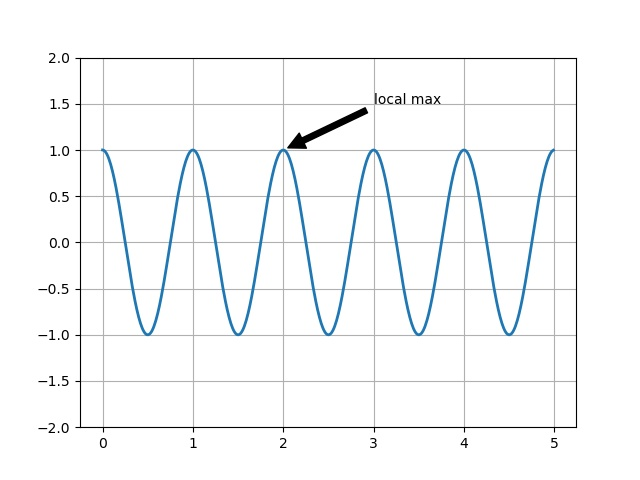
#> input picture kDot/pyLabGitPdbPythonMode27/annotate.jpg, 640 x 480 px
$ python 13numpyTutor.py   (Python 2 division)   (older library calls are emulated)
#> lines starting #> are read from the running program, lines starting #| are printed output that depends on the picture
#! /usr/bin/env python
# -*- coding: utf-8 -*-
# vim:fenc=utf-8
#
# Copyright © 2019 red <red@red-Swift-SF113-31>
#
# Distributed under terms of the MIT license.
"""

"""

t = True
f = False
print(type(t))  # Prints "<class 'bool'>"
print(t and f)  # Logical AND; prints "False"
print(t or f)  # Logical OR; prints "True"
print(not t)  # Logical NOT; prints "False"
print(t != f)  # Logical XOR; prints "True"

#===========================================================================
hello = 'hello'  # String literals can use single quotes
world = "world"  # or double quotes; it does not matter.
print(hello)  # Prints "hello"
print(len(hello))  # String length; prints "5"
hw = hello + ' ' + world  # String concatenation
print(hw)  # prints "hello world"
hw12 = '%s %s %d' % (hello, world, 12)  # sprintf style string formatting
print(hw12)  # prints "hello world 12"

#===========================================================================
xs = [3, 1, 2]  # Create a list
print(xs, xs[2])  # Prints "[3, 1, 2] 2"
print(xs[-1])  # Negative indices count from the end of the list; prints "2"
xs[2] = 'foo'  # Lists can contain elements of different types
print(xs)  # Prints "[3, 1, 'foo']"
xs.append('bar')  # Add a new element to the end of the list
print(xs)  # Prints "[3, 1, 'foo', 'bar']"
x = xs.pop()  # Remove and return the last element of the list
print(x, xs)  # Prints "bar [3, 1, 'foo']"

#===========================================================================
nums = list(
    range(5))  # range is a built-in function that creates a list of integers
print(nums)  # Prints "[0, 1, 2, 3, 4]"
print(nums[2:4])  # Get a slice from index 2 to 4 (exclusive); prints "[2, 3]"
print(nums[2:])  # Get a slice from index 2 to the end; prints "[2, 3, 4]"
print(nums[:2]
      )  # Get a slice from the start to index 2 (exclusive); prints "[0, 1]"
print(nums[:])  # Get a slice of the whole list; prints "[0, 1, 2, 3, 4]"
print(nums[:-1])  # Slice indices can be negative; prints "[0, 1, 2, 3]"
nums[2:4] = [8, 9]  # Assign a new sublist to a slice
print(nums)  # Prints "[0, 1, 8, 9, 4]"


#===========================================================================
def quicksort(arr):
    if len(arr) <= 1:
        return arr
    pivot = arr[len(arr) // 2]
    left = [x for x in arr if x < pivot]
    middle = [x for x in arr if x == pivot]
    right = [x for x in arr if x > pivot]
    return quicksort(left) + middle + quicksort(right)


print(quicksort([3, 6, 8, 10, 1, 2, 1]))
#===========================================================================
animals = ['cat', 'dog', 'monkey']
for animal in animals:
    print(animal)
#===========================================================================
nums = [1, 2, 3, 4, 5, 6]
squares = []
for x in nums:
    squares.append(x**2)
print(squares)  # Prints [0, 1, 4, 9, 16]

nums = [1, 2, 3, 4, 5, 6]
squares = [x**2 for x in nums]
print(squares)  # Prints [0, 1, 4, 9, 16]

nums = [1, 2, 3, 4, 5, 6]
even_squares = [x**2 for x in nums if x % 2 == 0]
print(even_squares)  # Prints "[0, 4, 16]"

#===========================================================================
d = {'cat': 'cute', 'dog': 'furry'}  # Create a new dictionary with some data
print(d['cat'])  # Get an entry from a dictionary; prints "cute"
print('cat' in d)  # Check if a dictionary has a given key; prints "True"
d['fish'] = 'wet'  # Set an entry in a dictionary
print(d['fish'])  # Prints "wet"
# print(d['monkey'])  # KeyError: 'monkey' not a key of d
print(d.get('monkey', 'N/A'))  # Get an element with a default; prints "N/A"
print(d.get('fish', 'N/A'))  # Get an element with a default; prints "wet"
del d['fish']  # Remove an element from a dictionary
print(d.get('fish', 'N/A'))  # "fish" is no longer a key; prints "N/A"
print '-------------------------------------------'
d = {'person': 2, 'cat': 4, 'spider': 8}
for animal in d:
    legs = d[animal]
    print('A %s has %d legs' % (animal, legs))
print '-------------------------------------------'
nums = [0, 1, 2, 3, 4]
even_num_to_square = {x: x**2 for x in nums if x % 2 == 0}
print(even_num_to_square)  # Prints "{0: 0, 2: 4, 4: 16}"
print '-------------------------------------------'
animals = {'cat', 'dog', 'fish'}
for idx, animal in enumerate(animals):
    print('#%d: %s' % (idx + 1, animal))
# Prints "#1: fish", "#2: dog", "#3: cat"


#===========================================================================
def sign(x):
    if x > 0:
        return 'positive'
    elif x < 0:
        return 'negative'
    else:
        return 'zero'


for x in [-4, 0, 2]:
    print(sign(x))


#===========================================================================
def hello(name, loud=False):
    if loud:
        print('HELLO, %s!' % name.upper())
    else:
        print('Hello, %s' % name)


hello('Bob')  # Prints "Hello, Bob"
hello('Fred', loud=True)  # Prints "HELLO, FRED!"


#===========================================================================
class Greeter(object):

    # Constructor
    def __init__(self, name):
        self.name = name  # Create an instance variable

    # Instance method
    def greet(self, loud=False):
        if loud:
            print('HELLO, %s!' % self.name.upper())
        else:
            print('Hello, %s' % self.name)


g = Greeter('Fred')  # Construct an instance of the Greeter class
g.greet()  # Call an instance method; prints "Hello, Fred"
g.greet(loud=True)  # Call an instance method; prints "HELLO, FRED!"

#===========================================================================
import numpy as np

a = np.array([1, 2, 3])  # Create a rank 1 array
print(type(a))  # Prints "<class 'numpy.ndarray'>"
print(a.shape)  # Prints "(3,)"
print(a[0], a[1], a[2])  # Prints "1 2 3"
a[0] = 5  # Change an element of the array
print(a)  # Prints "[5, 2, 3]"

b = np.array([[1, 2, 3], [4, 5, 6]])  # Create a rank 2 array
print(b.shape)  # Prints "(2, 3)"
print(b[0, 0], b[0, 1], b[1, 0])  # Prints "1 2 4"

#===========================================================================
import numpy as np
a = np.zeros((2, 2))  # Create an array of all zeros
print(a)  # Prints "[[ 0.  0.]
b = np.ones((1, 2))  # Create an array of all ones
print(b)  # Prints "[[ 1.  1.]]"
c = np.full((2, 2), 7)  # Create a constant array
print(c)  # Prints "[[ 7.  7.]
#          [ 7.  7.]]"
d = np.eye(2)  # Create a 2x2 identity matrix
print(d)  # Prints "[[ 1.  0.]
#          [ 0.  1.]]"
e = np.random.random((2, 2))  # Create an array filled with random values
print(e)

#===???=Slicing==================================================================
import numpy as np
a = np.array([[1, 2, 3, 4], [5, 6, 7, 8], [9, 10, 11, 12]])
print a
print '-------------------------------------------'
# Use slicing to pull out the subarray consisting of the first 2 rows
b = a[:2, 1:3]
print b
print '-------------------------------------------'
# A slice of an array is a view into the same data, so modifying it
# will modify the original array.
print(a[0, 1])  # Prints "2"
print '-------------------------------------------'
b[0, 0] = 77  # b[0, 0] is the same piece of data as a[0, 1]
print(a[0, 1])  # Prints "77"
print '-------------------------------------------'
#===========================================================================
import numpy as np

# Create a new array from which we will select elements
a = np.array([[1, 2, 3], [4, 5, 6], [7, 8, 9], [10, 11, 12]])

print(a)  # prints "array([[ 1,  2,  3],
#                [ 4,  5,  6],
#                [ 7,  8,  9],
#                [10, 11, 12]])"

# Create an array of indices
b = np.array([0, 2, 0, 1])

# Select one element from each row of a using the indices in b
print(a[np.arange(4), b])  # Prints "[ 1  6  7 11]"

# Mutate one element from each row of a using the indices in b
a[np.arange(4), b] += 10

print(a)  # prints "array([[11,  2,  3],
#                [ 4,  5, 16],
#                [17,  8,  9],
#                [10, 21, 12]])

#===========================================================================
import numpy as np

a = np.array([[1, 2], [3, 4], [5, 6]])

bool_idx = (a > 2)  # Find the elements of a that are bigger than 2;
# this returns a numpy array of Booleans of the same
# shape as a, where each slot of bool_idx tells
# whether that element of a is > 2.

print(bool_idx)  # Prints "[[False False]
#          [ True  True]
#          [ True  True]]"

# We use boolean array indexing to construct a rank 1 array
# consisting of the elements of a corresponding to the True values
# of bool_idx
print(a[bool_idx])  # Prints "[3 4 5 6]"

# We can do all of the above in a single concise statement:
print(a[a > 2])  # Prints "[3 4 5 6]"

#===========================================================================
#Array math

import numpy as np

x = np.array([[1, 2], [3, 4]], dtype=np.float64)
y = np.array([[5, 6], [7, 8]], dtype=np.float64)

# Elementwise sum; both produce the array
# [[ 6.0  8.0]
#  [10.0 12.0]]
print(x + y)
print(np.add(x, y))

# Elementwise difference; both produce the array
# [[-4.0 -4.0]
#  [-4.0 -4.0]]
print(x - y)
print(np.subtract(x, y))

# Elementwise product; both produce the array
# [[ 5.0 12.0]
#  [21.0 32.0]]
print(x * y)
print(np.multiply(x, y))

# Elementwise division; both produce the array
# [[ 0.2         0.33333333]
#  [ 0.42857143  0.5       ]]
print(x / y)
print(np.divide(x, y))

# Elementwise square root; produces the array
# [[ 1.          1.41421356]
#  [ 1.73205081  2.        ]]
print(np.sqrt(x))

#===========================================================================
import numpy as np

x = np.array([[1, 2], [3, 4]])
y = np.array([[5, 6], [7, 8]])

v = np.array([9, 10])
w = np.array([11, 12])

# Inner product of vectors; both produce 219
print(v.dot(w))
print(np.dot(v, w))

# Matrix / vector product; both produce the rank 1 array [29 67]
print(x.dot(v))
print(np.dot(x, v))

# Matrix / matrix product; both produce the rank 2 array
# [[19 22]
#  [43 50]]
print(x.dot(y))
print(np.dot(x, y))

#===========================================================================
import numpy as np

x = np.array([[1, 2], [3, 4]])

print(np.sum(x))  # Compute sum of all elements; prints "10"
print(np.sum(x, axis=0))  # Compute sum of each column; prints "[4 6]"
print(np.sum(x, axis=1))  # Compute sum of each row; prints "[3 7]"

#===========================================================================
import numpy as np

x = np.array([[1, 2], [3, 4]])
print(x)  # Prints "[[1 2]
#          [3 4]]"
print(x.T)  # Prints "[[1 3]
#          [2 4]]"

# Note that taking the transpose of a rank 1 array does nothing:
v = np.array([1, 2, 3])
print(v)  # Prints "[1 2 3]"
print(v.T)  # Prints "[1 2 3]"

#===========================================================================
import numpy as np

# We will add the vector v to each row of the matrix x,
# storing the result in the matrix y
x = np.array([[1, 2, 3], [4, 5, 6], [7, 8, 9], [10, 11, 12]])
v = np.array([1, 0, 1])
y = np.empty_like(x)  # Create an empty matrix with the same shape as x

# Add the vector v to each row of the matrix x with an explicit loop
for i in range(4):
    y[i, :] = x[i, :] + v

# Now y is the following
# [[ 2  2  4]
#  [ 5  5  7]
#  [ 8  8 10]
#  [11 11 13]]
print(y)

#===========================================================================
import numpy as np
# We will add the vector v to each row of the matrix x,
# storing the result in the matrix y
x = np.array([[1, 2, 3], [4, 5, 6], [7, 8, 9], [10, 11, 12]])
v = np.array([1, 0, 1])
vv = np.tile(v, (4, 1))  # Stack 4 copies of v on top of each other
print(vv)  # Prints "[[1 0 1]
#          [1 0 1]
#          [1 0 1]
#          [1 0 1]]"
y = x + vv  # Add x and vv elementwise
print(y)  # Prints "[[ 2  2  4
#          [ 5  5  7]
#          [ 8  8 10]
#          [11 11 13]]"

#===========================================================================
import numpy as np

# We will add the vector v to each row of the matrix x,
# storing the result in the matrix y
x = np.array([[1, 2, 3], [4, 5, 6], [7, 8, 9], [10, 11, 12]])
v = np.array([1, 0, 1])
y = x + v  # Add v to each row of x using broadcasting
print(y)  # Prints "[[ 2  2  4]
#          [ 5  5  7]
#          [ 8  8 10]
#          [11 11 13]]"

#===========================================================================
import numpy as np
# Compute outer product of vectors
v = np.array([1, 2, 3])  # v has shape (3,)
w = np.array([4, 5])  # w has shape (2,)
# To compute an outer product, we first reshape v to be a column
# vector of shape (3, 1); we can then broadcast it against w to yield
# an output of shape (3, 2), which is the outer product of v and w:
# [[ 4  5]
#  [ 8 10]
#  [12 15]]
print(np.reshape(v, (3, 1)) * w)

# Add a vector to each row of a matrix
x = np.array([[1, 2, 3], [4, 5, 6]])
# x has shape (2, 3) and v has shape (3,) so they broadcast to (2, 3),
# giving the following matrix:
# [[2 4 6]
#  [5 7 9]]
print(x + v)

# Add a vector to each column of a matrix
# x has shape (2, 3) and w has shape (2,).
# If we transpose x then it has shape (3, 2) and can be broadcast
# against w to yield a result of shape (3, 2); transposing this result
# yields the final result of shape (2, 3) which is the matrix x with
# the vector w added to each column. Gives the following matrix:
# [[ 5  6  7]
#  [ 9 10 11]]
print((x.T + w).T)
# Another solution is to reshape w to be a column vector of shape (2, 1);
# we can then broadcast it directly against x to produce the same
# output.
print(x + np.reshape(w, (2, 1)))

# Multiply a matrix by a constant:
# x has shape (2, 3). Numpy treats scalars as arrays of shape ();
# these can be broadcast together to shape (2, 3), producing the
# following array:
# [[ 2  4  6]
#  [ 8 10 12]]
print(x * 2)

#===========================================================================
import numpy as np
import matplotlib.pyplot as plt

# Compute the x and y coordinates for points on sine and cosine curves
x = np.arange(0, 3 * np.pi, 0.1)
y_sin = np.sin(x)
y_cos = np.cos(x)

# Set up a subplot grid that has height 2 and width 1,
# and set the first such subplot as active.
plt.subplot(2, 1, 1)

# Make the first plot
plt.plot(x, y_sin)
plt.title('Sine')

# Set the second subplot as active, and make the second plot.
plt.subplot(2, 1, 2)
plt.plot(x, y_cos)
plt.title('Cosine')

# Show the figure.
plt.show()
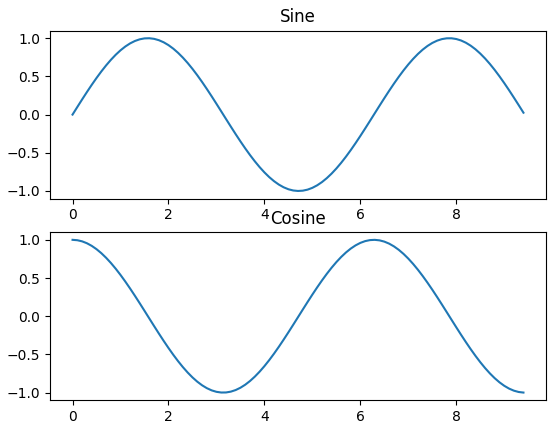
#> figure drawn by matplotlib, 2 panels; panel 1: curve peaks at x = 1.6, y = 1; panel 2: curve peaks at x = 0, y = 1

#===========================================================================
import numpy as np
from scipy.misc import imread, imresize
import matplotlib.pyplot as plt

img = imread('./annotate.jpg')
#> img is the input picture: shape (480, 640, 3); mean R, G, B 246.5, 248, 248.8
img_tinted = img * [1, 0.95, 0.9]
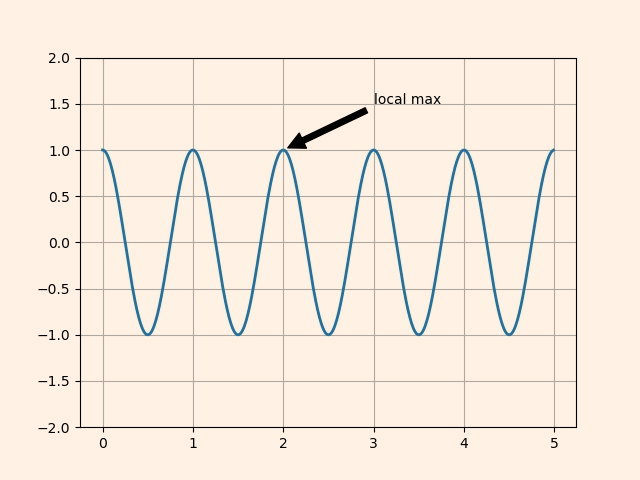
#> img_tinted: shape (480, 640, 3) float64; mean R, G, B 246.5, 235.6, 223.9

# Show the original image
plt.subplot(1, 2, 1)
plt.imshow(img)

# Show the tinted image
plt.subplot(1, 2, 2)

# A slight gotcha with imshow is that it might give strange results
# if presented with data that is not uint8. To work around this, we
# explicitly cast the image to uint8 before displaying it.
plt.imshow(np.uint8(img_tinted))
plt.show()
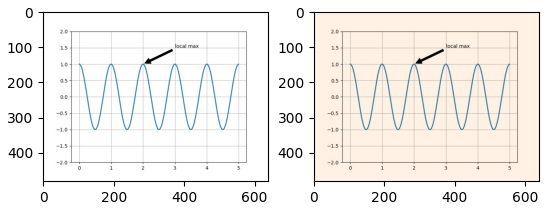
#> figure drawn by matplotlib, 2 panels
#===========================================================================
import numpy as np
import matplotlib.pyplot as plt

# Compute the x and y coordinates for points on sine and cosine curves
x = np.arange(0, 3 * np.pi, 0.1)
y_sin = np.sin(x)
y_cos = np.cos(x)

# Plot the points using matplotlib
plt.plot(x, y_sin)
plt.plot(x, y_cos)
plt.xlabel('x axis label')
plt.ylabel('y axis label')
plt.title('Sine and Cosine')
plt.legend(['Sine', 'Cosine'])
plt.show()
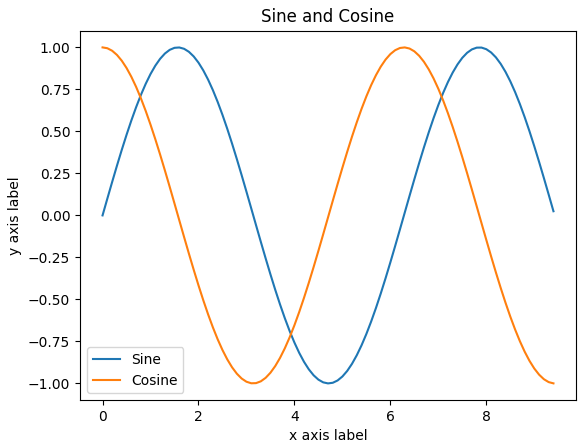
#> figure drawn by matplotlib, 1 panel; curve peaks at x = 1.6, y = 1; curve peaks at x = 0, y = 1
#===========================================================================
import numpy as np
import matplotlib.pyplot as plt


def mandelbrot(h, w, maxit=20):
    """Returns an image of the Mandelbrot fractal of size (h,w)."""
#> called with h = 400, w = 400, maxit = 20
    y, x = np.ogrid[-1.4:1.4:h * 1j, -2:0.8:w * 1j]
    c = x + y * 1j
    z = c
    divtime = maxit + np.zeros(z.shape, dtype=int)

    for i in range(maxit):
        z = z**2 + c
        diverge = z * np.conj(z) > 2**2  # who is diverging
        div_now = diverge & (divtime == maxit)  # who is diverging now
        divtime[div_now] = i  # note when
        z[diverge] = 2  # avoid diverging too much

    return divtime


plt.imshow(mandelbrot(400, 400))
plt.show()
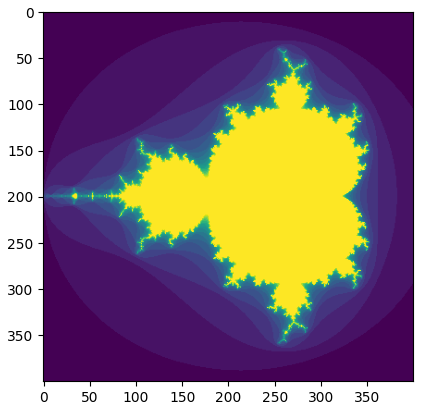
#> figure drawn by matplotlib, 1 panel

#===========================================================================

#===========================================================================
import numpy as np
x = np.arange(0,10,2)                     # x=([0,2,4,6,8])
y = np.arange(5)                          # y=([0,1,2,3,4])
m = np.vstack([x,y])
print m
print '-------------------------------------------------------'
xy = np.hstack([x,y])
print xy
#===========================================================================

#===========================================================================
